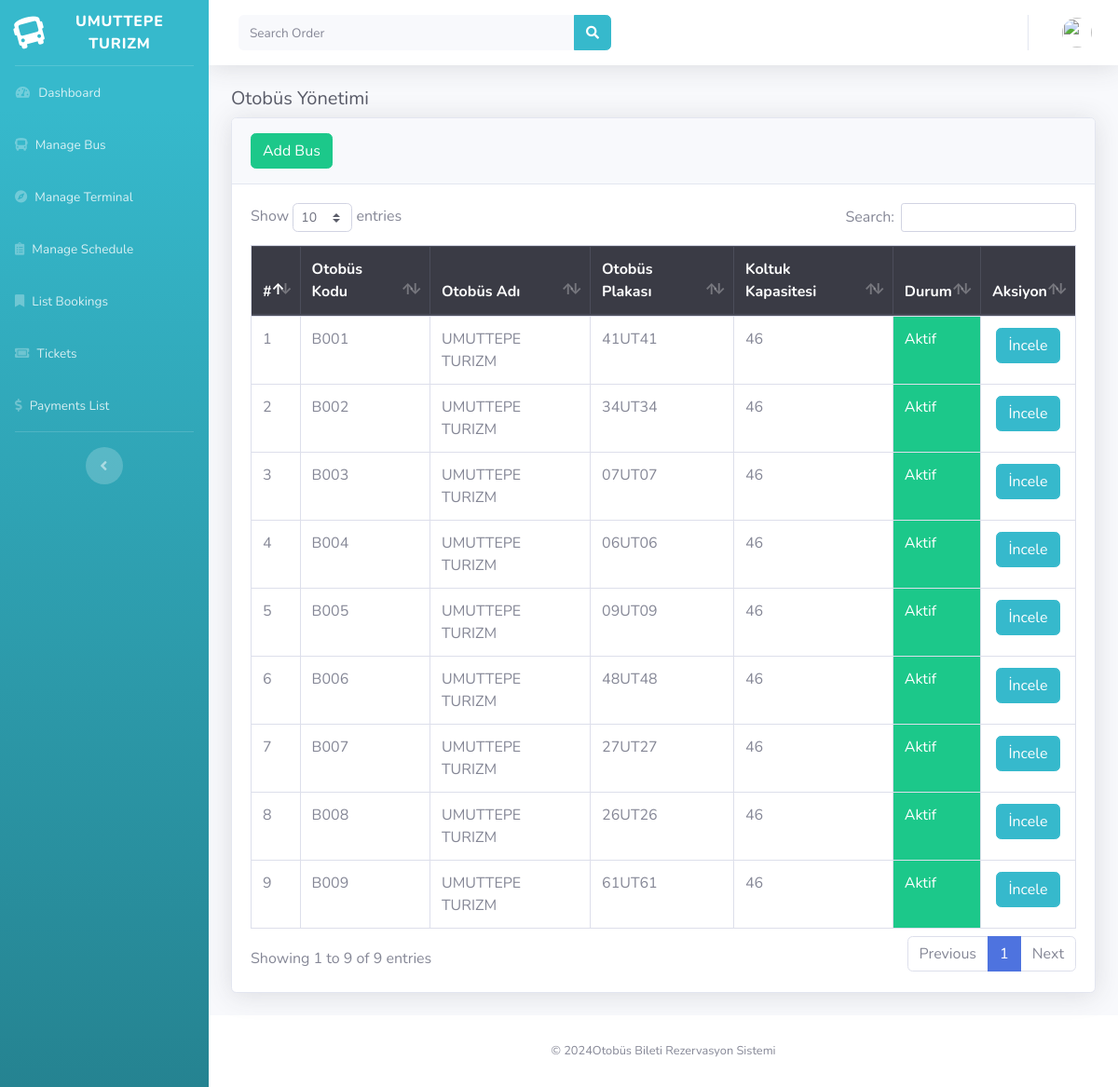
/index.php/backend/bus, run on the app's committed database.
### tables this page shows
CREATE TABLE `tbl_otobus` (
  `otobusKodu` varchar(50) NOT NULL,
  `otobusAdi` varchar(50) DEFAULT NULL,
  `otobusPlakasi` varchar(50) DEFAULT NULL,
  `otobusKapasitesi` int(13) DEFAULT NULL,
  `otobusDurumu` int(1) DEFAULT NULL,
  `descOtobus` varchar(50) DEFAULT NULL
);

### application/controllers/backend/Bus.php (called while the page is built, shortened)
<?php
class Bus extends CI_Controller {
	function __construct(){
		$this->load->model('getkod_model');
	}
	public function index(){
	$data['title'] = "Otobüs Yönetimi";
	$data['bus'] = $this->db->query("SELECT * FROM tbl_otobus ORDER BY otobusAdi asc")->result_array();
	$this->load->view('backend/bus', $data);
	}
}

### index.php (called while the page is built, shortened)
<?php
require_once BASEPATH.'core/CodeIgniter.php';

### application/views/backend/bus.php (the view, shortened to what this page needs)
<!DOCTYPE html>
<html lang="en">
  <head>
  </head>
  <body id="page-top">
    <div class="container-fluid">
      <h1 class="h5 text-gray-800">Otobüs Yönetimi</h1>
      <div class="card shadow mb-4">
        <div class="card-header py-3">
          <button type="button" class="btn btn-success pull-right" data-toggle="modal" data-target="#ModalTujuan">
          Add Bus
          </button>
        </div>
        <div class="card-body">
          <div class="table-responsive">
            <table class="table table-bordered table-hover" id="dataTable" width="100%" cellspacing="0">
            <thead class="thead-dark">
                <tr>
                  <th>#</th>
                  <th>Otobüs Kodu</th>
                  <th>Otobüs Adı</th>
                  <th>Otobüs Plakası</th>
                  <th>Koltuk Kapasitesi</th>
                  <th>Durum</th>
                  <th>Aksiyon</th>
                </tr>
              </thead>
              <tbody>
                <?php $i = 1 ; foreach ($bus as $row ) { ?>
                <tr>
                  <td><?= $i++; ?></td>
                  <td><?= strtoupper($row['otobusKodu']); ?></td>
                  <td><?= strtoupper($row['otobusAdi']); ?></td>
                  <td><?= strtoupper($row['otobusPlakasi']); ?></td>
                  <td><?= $row['otobusKapasitesi'] ?></td>
                  <?php if ($row['otobusDurumu'] == '1') { ?>
                    <td class="btn-success"> Aktif</td>
                    <?php } else { ?>
                    <td class="btn-danger">Pasif</td>
                  <?php } ?>
                  <td align="center"><a href="<?= base_url('backend/bus/viewbus/'.$row['otobusKodu'])?>" class="btn btn btn-info">İncele</a></a>
                </td>
              </tr>
              <?php } ?>
            </tbody>
          </table>
        </div>
      </div>
    </div>
  </div>
</div>
</body>
</html>

### data on the page
tbl_otobus: otobusKodu "B001", otobusAdi "UMUTTEPE TURIZM", otobusPlakasi "41UT41", otobusKapasitesi "46", otobusDurumu "Aktif"
tbl_otobus: otobusKodu "B002", otobusAdi "UMUTTEPE TURIZM", otobusPlakasi "34UT34", otobusKapasitesi "46", otobusDurumu "Aktif"
tbl_otobus: otobusKodu "B003", otobusAdi "UMUTTEPE TURIZM", otobusPlakasi "07UT07", otobusKapasitesi "46", otobusDurumu "Aktif"
tbl_otobus: otobusKodu "B004", otobusAdi "UMUTTEPE TURIZM", otobusPlakasi "06UT06", otobusKapasitesi "46", otobusDurumu "Aktif"
tbl_otobus: otobusKodu "B005", otobusAdi "UMUTTEPE TURIZM", otobusPlakasi "09UT09", otobusKapasitesi "46", otobusDurumu "Aktif"
tbl_otobus: otobusKodu "B006", otobusAdi "UMUTTEPE TURIZM", otobusPlakasi "48UT48", otobusKapasitesi "46", otobusDurumu "Aktif"
tbl_otobus: otobusKodu "B007", otobusAdi "UMUTTEPE TURIZM", otobusPlakasi "27UT27", otobusKapasitesi "46", otobusDurumu "Aktif"
tbl_otobus: otobusKodu "B008", otobusAdi "UMUTTEPE TURIZM", otobusPlakasi "26UT26", otobusKapasitesi "46", otobusDurumu "Aktif"
tbl_otobus: otobusKodu "B009", otobusAdi "UMUTTEPE TURIZM", otobusPlakasi "61UT61", otobusKapasitesi "46", otobusDurumu "Aktif"
